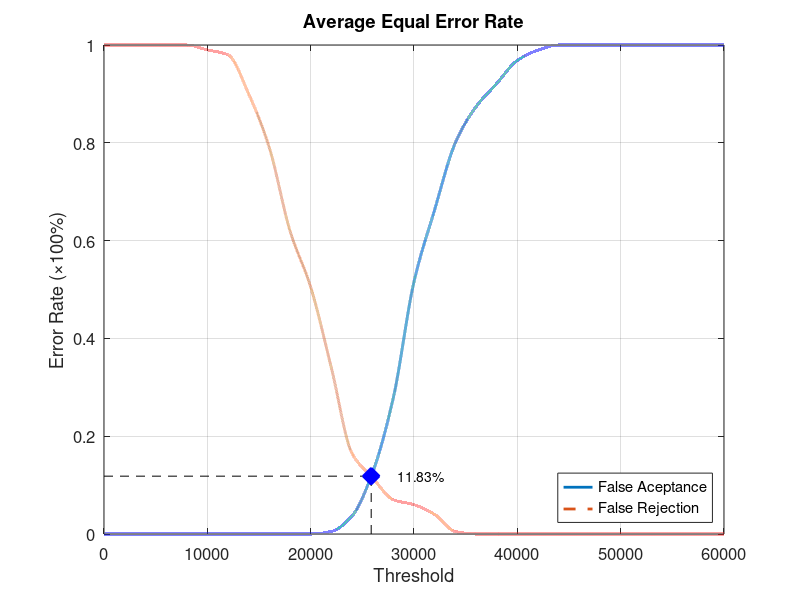
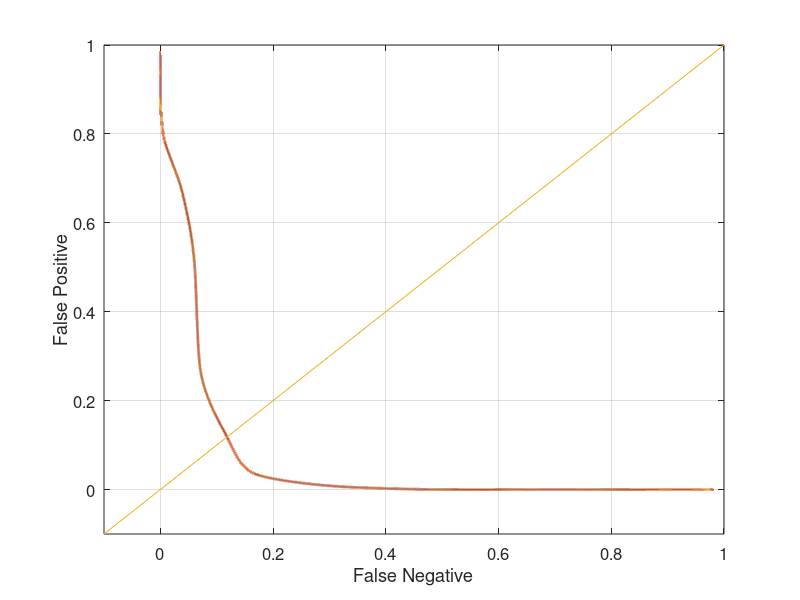

The MATLAB script that drew these images, in order:
function yEER = Database4_4
close all;
clear;
clc;
x = 0:2000:60000;
xq = 0:0.5:60000;

y0 = [0 0 0 0 0 0 0 0 0 0 0 0.00526316 0.0368421 0.126316 0.278947 0.515789 0.663158 0.8 0.873684 0.921053 0.968421 0.989474 1 1 1 1 1 1 1 1 1];
yy0 = interp1(x, y0, xq, 'pchip');
y1 = [1 1 1 1 1 0.99 0.98 0.9 0.79 0.62 0.505 0.34 0.165 0.115 0.07 0.06 0.04 0.005 0 0 0 0 0 0 0 0 0 0 0 0 0];
yy1 = interp1(x, y1, xq, 'pchip');

% Calculating EER: 
y2 = abs(y0 - y1);
find(y2 == min(y2))
yy2 = abs(yy0 - yy1);
xEER = find(yy2 == min(yy2));
xEERIndex = xq(xEER) % X-axis EER
yEER = yy0(xEER) % Y-axis EER

main = figure
plot(xq, yy0,'-','LineWidth', 2);	hold on
plot(xq, yy1,'--','LineWidth', 2);	hold on
plot([xEERIndex xEERIndex], [0 yEER], 'k--');	hold on
plot([0 xEERIndex], [yEER yEER], 'k--');	hold on
plot(xEERIndex, yEER, 'bx', 'LineWidth', 10);	hold on
text(xEERIndex + 10 * xEERIndex / 100, yEER, [num2str(round((10000 * yEER)) / 100) '%'])
legend('False Aceptance', 'False Rejection', 'Location', 'SouthEast')
xlabel('Threshold')
ylabel('Error Rate (\times100%)')
title('Average Equal Error Rate')
set(gca, 'FontSize', 12)
axis([0 60000 0 1])
grid on

print(main, 'Database4_4Main', '-dpng');
FNRxFPR = figure('Color', [1 1 1]);
plot(yy1, yy0, '-', yy1, yy0, 'LineWidth', 2);
hold on
y = -0.1:0.1:1
plot(y, y); 
set(gca, 'FontSize', 12)
xlabel('False Negative')
ylabel('False Positive')
axis([-0.1 1 -0.1 1])
set(gca, 'FontSize', 12)
grid on

print(FNRxFPR, 'Database4_4FNRxFPR','-dpng');
end
